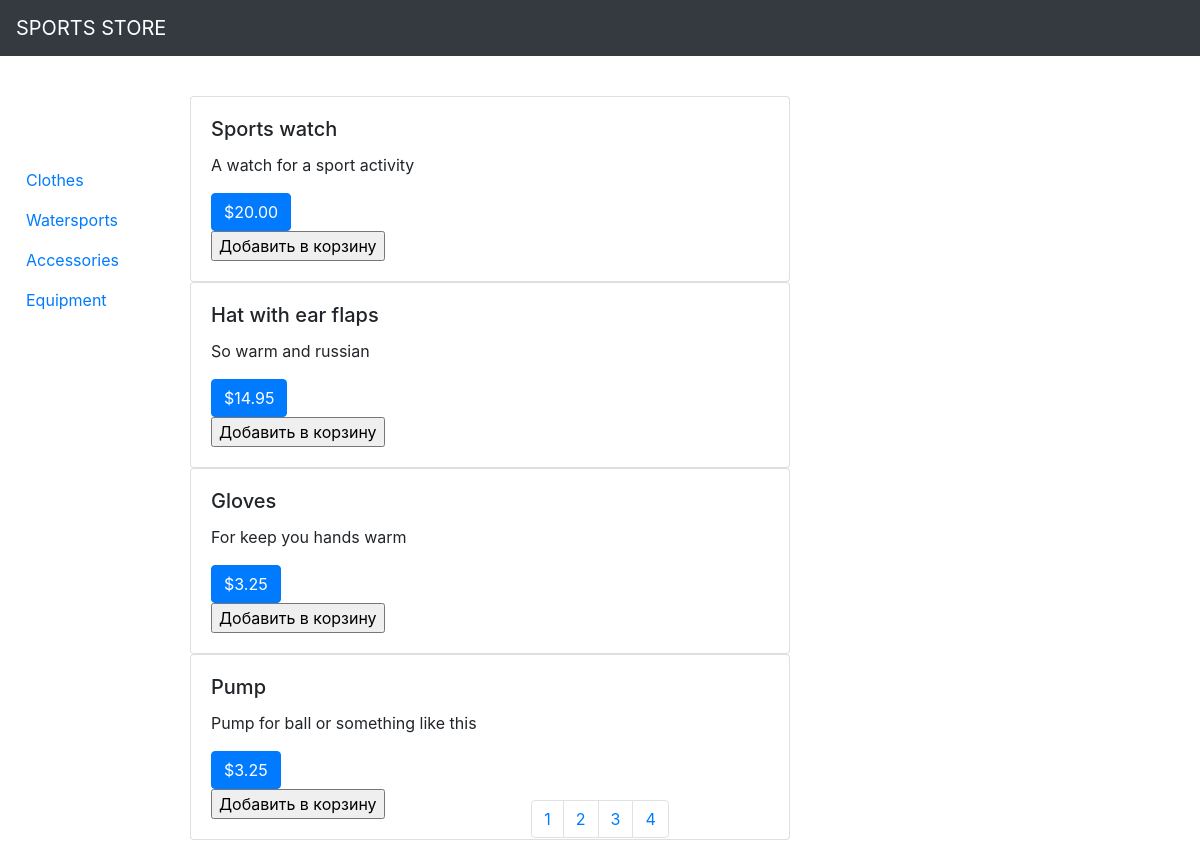
/page/2, run on the app's committed database.
### mainapp/models.py (models this page shows, shortened)
class Product(models.Model):
    ProductID = models.IntegerField()
    Name = models.CharField(max_length=100)
    Description = models.CharField(max_length=300)
    Price = models.DecimalField(max_digits=7, decimal_places=2)
    Category = models.CharField(max_length=100)

### mainapp/views.py (the view)
# urls.py: path('', views.catalogue, name='index'),
def catalogue(request, page=1):
    products_list = Product.objects.all()
    page -= 1
    if page == 0:
        products = products_list[0:4]
    else:
        products = products_list[4 * page:4 * page + 4]
    pages = ceil(products_list.count() / 4)
    pages_list = list(range(1, pages + 1))
    return render(request, 'catalogue.html', {'products': products, "pages": pages_list})

### mainapp/templates/catalogue.html (shortened to what this page needs)
{% extends 'origin.html' %}
{% block 'content' %}
<ul class="nav flex-column sidebar" xmlns:cart="http://www.w3.org/1999/xhtml">
        <li class="nav-item">
            <a class="nav-link active" href="{% url 'category' 'clothes' %}">Clothes</a>
        </li>
        <li class="nav-item">
            <a class="nav-link" href="{% url 'category' 'watersport' %}">Watersports</a>
        </li>
        <li class="nav-item">
            <a class="nav-link" href="{% url 'category' 'accessories' %}">Accessories</a>
        </li>
        <li class="nav-item">
            <a class="nav-link" href="{% url 'category' 'equipment' %}">Equipment</a>
        </li>
    </ul>
    {% if products.count > 0 %}
        {% for product in products %}
            <div class="card w-50 content" style="width: 18rem;">
              <div class="card-body">
                <h5 class="card-title">{{product.Name}}</h5>
                <p class="card-text">{{product.Description}}</p>
                <a href="#" class="btn btn-primary">${{product.Price}}</a>
                  <form action="{% url "cart:cart_add" product.id %}" method="POST">
                    <input type="submit" value="Добавить в корзину">
                  </form>
              </div>
            </div>
        {% endfor %}
    {% endif %}
    <nav aria-label=" ">
        <ul class="pagination justify-content-center">
            {% for page in pages %}
                <li class="page-item"><a class="page-link" href="{% url 'page' page %}">{{ page }}</a></li>
            {% endfor %}
        </ul>
    </nav>
{% endblock %}

### static/styles/styles.css (style rules this page uses)
.sidebar { position: absolute; overflow: auto; padding: 10px; width: 150px; top: 150px; }
.content { top: 40px; left: 190px; }

### data on the page
Product: Name "Sports watch", Description "A watch for a sport activity", Price "20.00"
Product: Name "Hat with ear flaps", Description "So warm and russian", Price "14.95"
Product: Name "Gloves", Description "For keep you hands warm", Price "3.25"
Product: Name "Pump", Description "Pump for ball or something like this", Price "3.25"

### other printed values
{{ page }} "1" "2" "3" "4"
